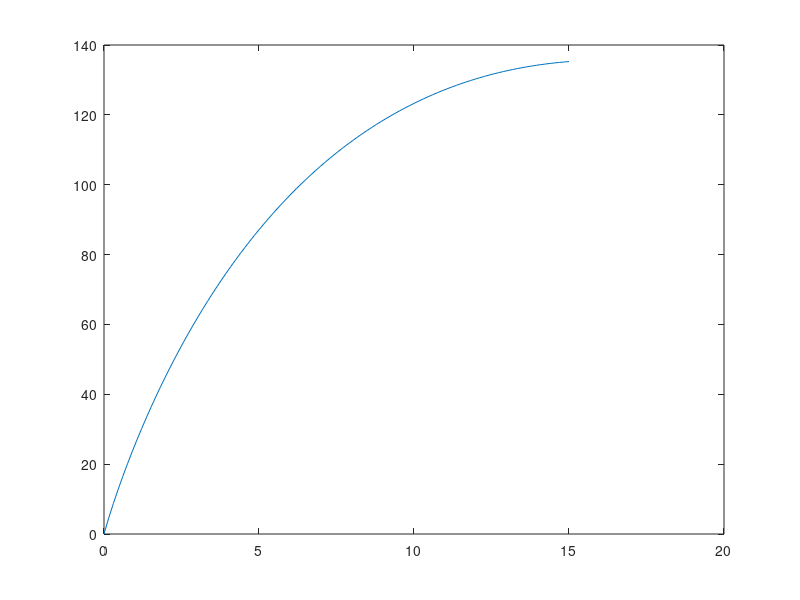

Write MATLAB code to recreate this figure.
V_bi = linspace(0,500);
Nd = 1;
q = 1;
e = 0.977;
x = linspace(0,15);
V = abs(V_bi);
D = sqrt(((2*e)/(q*Nd)) * V);
U = ((q.^2 * Nd) / (2*e)) * (D-x).^2;
% for n = 2:(length(U)-1)
%     if(U(n)>U(n-1))
%        U = U(1:n);
%        break
%     end
% end
% x = x(1:length(U));
plot(x,U);
